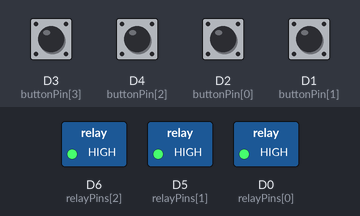
Recording of a sketch running on a simulated ESP8266 (NodeMCU). Shown: switched loads named in the sketch (green lamp = pin HIGH). The test bench sets the inputs (shaded band); at power-on: D1 (buttonPin[1]), D2 (buttonPin[0]), D3 (buttonPin[3]), D4 (buttonPin[2]) HIGH. WiFi joins after 1.5 s; servers stay silent unless stated; what the sketch prints to the serial monitor is not drawn.

Above: at 2.7 s.
2.8 s: D4 (buttonPin[2]) pulled LOW for 0.15 s
At 3.4 s:
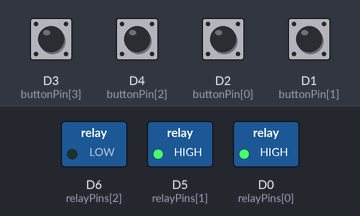
4.4 s: D2 (buttonPin[0]) pulled LOW for 0.15 s
At 5.6 s:
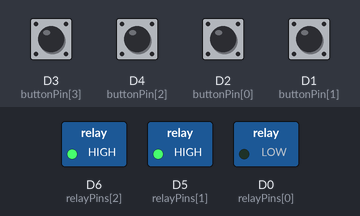
6.0 s: D1 (buttonPin[1]) pulled LOW for 0.15 s
At 7.1 s:
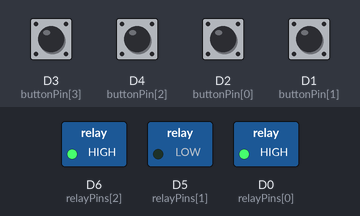
7.6 s: D3 (buttonPin[3]) pulled LOW for 0.15 s
At 8.3 s:
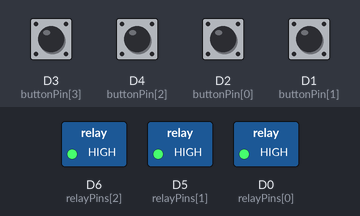
9.2 s: D4 (buttonPin[2]) pulled LOW for 1 s
At 9.5 s:
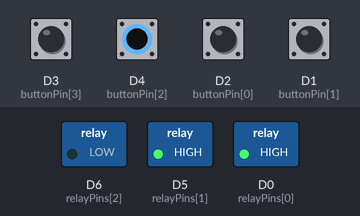
11.7 s: D3 (buttonPin[3]) pulled LOW for 1 s
At 12.6 s:
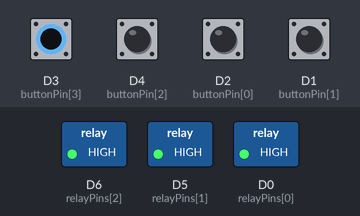
Timing chart, 0 to 14.7 s (numbered marks = the images above; inputs shaded):
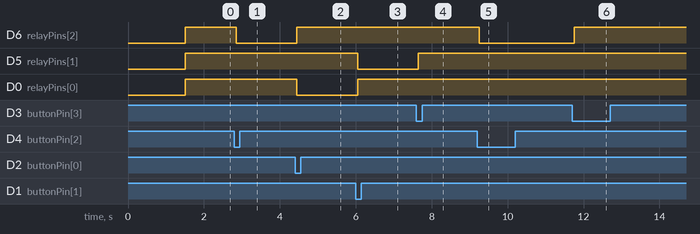

The sketch:

fan_control_sinricpro.ino
```cpp
#include <Arduino.h>
#if defined(ESP8266)
  #include <ESP8266WiFi.h>
#elif defined(ESP32) || defined(ARDUINO_ARCH_RP2040)
  #include <WiFi.h>
#endif

#include "SinricPro.h"
#include "SinricProFanUS.h"

#define WIFI_SSID         "SSID-WIF"
#define WIFI_PASS         "PASSWORD-WIFI"
#define APP_KEY           "APP-KEY-SINRIC-PRO"      // Should look like "de0bxxxx-1x3x-4x3x-ax2x-5dabxxxxxxxx"
#define APP_SECRET        "APP-SECRET-SINRIC-PRO"   // Should look like "5f36xxxx-x3x7-4x3x-xexe-e86724a9xxxx-4c4axxxx-3x3x-x5xe-x9x3-333d65xxxxxx"
#define FAN_ID            "ID-DARI-KIPAS-DEVICE-SINRIC-PRO"    // Should look like "5dc1564130xxxxxxxxxxxxxx"
#define BAUD_RATE         115200                // Change baudrate to your need

const int buttonPin[] = {D2, D1, D4, D3}; // Pin untuk push buttons
const int relayPins[] = {D0, D5, D6};     // Pin untuk 3 channel relay

// we use a struct to store all states and values for our fan
// fanSpeed (1..3)
struct {
  bool powerState = false;
  int fanSpeed = 1;
} device_state;

void setRelayState(int powerLevel) {
  for (int j = 0; j < 3; j++) {
    digitalWrite(relayPins[j], (powerLevel == j + 1) ? LOW : HIGH);
  }
}

bool onPowerState(const String &deviceId, bool &state) {
  Serial.printf("Fan turned %s\r\n", state ? "on" : "off");
  device_state.powerState = state;
  if (state) {
    setRelayState(device_state.fanSpeed); // Turn on fan with last speed setting
  } else {
    setRelayState(0); // Turn off fan
  }
  return true; // request handled properly
}

// Fan rangeValue is from 1..3
bool onRangeValue(const String &deviceId, int &rangeValue) {
  device_state.fanSpeed = rangeValue;
  Serial.printf("Fan speed changed to %d\r\n", device_state.fanSpeed);
  if (device_state.powerState) {
    setRelayState(device_state.fanSpeed); // Change speed if fan is on
  }
  return true;
}

// Fan rangeValueDelta is from -3..+3
bool onAdjustRangeValue(const String &deviceId, int &rangeValueDelta) {
  device_state.fanSpeed += rangeValueDelta;
  if (device_state.fanSpeed < 1) device_state.fanSpeed = 1;
  if (device_state.fanSpeed > 3) device_state.fanSpeed = 3;
  Serial.printf("Fan speed changed about %i to %d\r\n", rangeValueDelta, device_state.fanSpeed);

  if (device_state.powerState) {
    setRelayState(device_state.fanSpeed); // Change speed if fan is on
  }
  rangeValueDelta = device_state.fanSpeed; // return absolute fan speed
  return true;
}

void setupWiFi() {
  Serial.printf("\r\n[Wifi]: Connecting");

  #if defined(ESP8266)
    WiFi.setSleepMode(WIFI_NONE_SLEEP);
    WiFi.setAutoReconnect(true);
  #elif defined(ESP32)
    WiFi.setSleep(false);
    WiFi.setAutoReconnect(true);
  #endif

  WiFi.begin(WIFI_SSID, WIFI_PASS);

  while (WiFi.status() != WL_CONNECTED) {
    Serial.printf(".");
    delay(250);
  }
  Serial.printf("connected!\r\n[WiFi]: IP-Address is %s\r\n", WiFi.localIP().toString().c_str());
}

void setupSinricPro() {
  SinricProFanUS &myFan = SinricPro[FAN_ID];

  // set callback function to device
  myFan.onPowerState(onPowerState);
  myFan.onRangeValue(onRangeValue);
  myFan.onAdjustRangeValue(onAdjustRangeValue);

  // setup SinricPro
  SinricPro.onConnected([]() { Serial.printf("Connected to SinricPro\r\n"); });
  SinricPro.onDisconnected([]() { Serial.printf("Disconnected from SinricPro\r\n"); });
  SinricPro.begin(APP_KEY, APP_SECRET);
}

// main setup function
void setup() {
  Serial.begin(BAUD_RATE);
  Serial.printf("\r\n\r\n");
  setupWiFi();
  setupSinricPro();

  // Setup relay pins and button pins
  for (int i = 0; i < 3; i++) {
    pinMode(relayPins[i], OUTPUT);
    digitalWrite(relayPins[i], HIGH); // Turn off all relays at start
  }

  for (int i = 0; i < 4; i++) {
    pinMode(buttonPin[i], INPUT_PULLUP);
  }
}

void loop() {
  SinricPro.handle();

  // Check button states
  for (int i = 0; i < 4; i++) {
    if (digitalRead(buttonPin[i]) == LOW) {
      delay(50); // Debounce delay
      if (digitalRead(buttonPin[i]) == LOW) { // Confirm button press
        if (i == 3) { // If button 4 is pressed, turn off fan
          bool state = false;
          onPowerState(FAN_ID, state);
        } else { // If button 1, 2, or 3 is pressed, change speed
          bool state = true;
          onPowerState(FAN_ID, state);
          int speed = i + 1;
          onRangeValue(FAN_ID, speed);
        }
        while (digitalRead(buttonPin[i]) == LOW) { // Wait for button release
          delay(10);
        }
      }
    }
  }
}
```

Measured:
- after the input at 2.8 s, D6 (relayPins[2]): HIGH → LOW after 0.05 s
- after the input at 4.4 s, D6 (relayPins[2]): LOW → HIGH after 0.05 s; D0 (relayPins[0]): HIGH → LOW after 0.05 s
- after the input at 6.0 s, D5 (relayPins[1]): HIGH → LOW after 0.05 s; D0 (relayPins[0]): LOW → HIGH after 0.05 s
- after the input at 7.6 s, D5 (relayPins[1]): LOW → HIGH after 0.05 s
- after the input at 9.2 s, D6 (relayPins[2]): HIGH → LOW after 0.05 s
- after the input at 11.7 s, D6 (relayPins[2]): LOW → HIGH after 0.05 s
